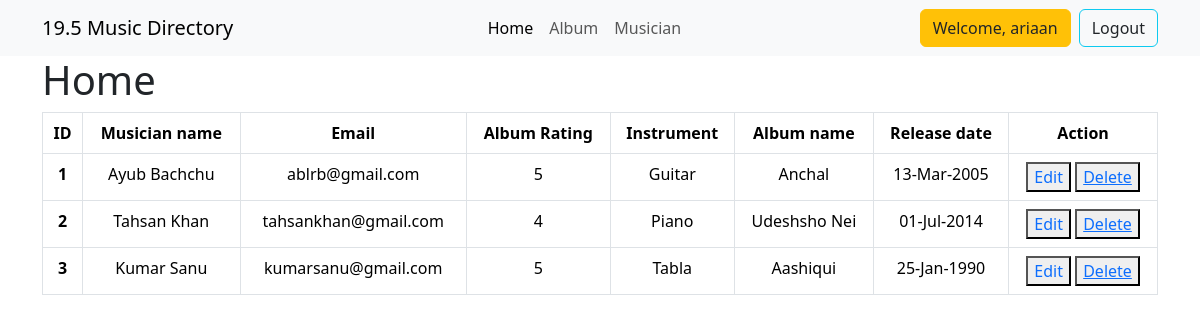
The app's page / (signed in) with its own data.
### musician/models.py (models this page shows)
class Musician(models.Model):
    first_name = models.CharField(max_length=50)
    last_name = models.CharField(max_length=50)
    email = models.EmailField()
    phone = models.CharField(max_length=13)
    instrument = models.CharField(max_length=100)
    def __str__(self):
        return f"Musician: {self.first_name} {self.last_name}"

### album/models.py (models this page shows)
class Album(models.Model):
    class Rating(models.IntegerChoices):
        ONE = 1, "1"
        TWO = 2, "2"
        THREE = 3, "3"
        FOUR = 4, "4"
        FIVE = 5, "5"
    album_title = models.CharField(max_length=100)
    release_date = models.DateField()
    musician = models.ForeignKey(Musician, on_delete=models.CASCADE, default=1)
    rating = models.IntegerField(choices=Rating.choices, default=1)
    def __str__(self):
        return f"Album: {self.album_title}"

### musician_directory/views.py (the view)
# urls.py: path('', views.home.as_view(), name='home'),
class home(ListView):
    template_name = "home.html"
    model = Album
    def get_context_data(self, **kwargs):
        context = super().get_context_data(**kwargs)
        musician_data = Musician.objects.all()
        album_data = Album.objects.all()
        combined_data = []
        counter = 1
        for musician in musician_data:
            for album in album_data:
                if album.musician_id == musician.id:
                    combined_data.append(
                        {"counter": counter, "musician": musician, "album": album}
                    )
                    counter += 1
        context["combined_data"] = combined_data
        print(combined_data)
        for i in combined_data:
            print(i)
        return context

### templates/home.html (shortened to what this page needs)
{% extends 'base.html' %}
{% block content %}
  <h1>Home</h1>
  <div>
    <table class="table text-center border">
      <thead>
        <tr>
          <th scope="col" class="border">ID</th>
          <th scope="col" class="border">Musician name</th>
          <th scope="col" class="border">Email</th>
          <th scope="col" class="border">Album Rating</th>
          <th scope="col" class="border">Instrument</th>
          <th scope="col" class="border">Album name</th>
          <th scope="col" class="border">Release date</th>
          <th scope="col" class="border">Action</th>
        </tr>
      </thead>
      <tbody>
        {% for data in combined_data %}
          <tr>
            <th scope="row">{{ data.counter }}</th>
            <td class="border">{{ data.musician.first_name }} {{ data.musician.last_name }}</td>
            <td class="border">{{ data.musician.email }}</td>
            <td class="border">{{ data.album.rating }}</td>
            <td class="border">{{ data.musician.instrument }}</td>
            <td class="border">{{ data.album.album_title }}</td>
            <td class="border">{{ data.album.release_date|date:"d-M-Y" }}</td>
            <td class="border">
              {% if user.is_authenticated %}
                <button><a class="text-decoration-none" href="{% url 'EditPost' data.album.id %}">Edit</a></button>
                <button><a href="{% url 'album_delete' data.album.id %}">Delete</a></button>
              {% else %}
                <button disabled><a class="text-decoration-none nav-link" href="">Edit</a></button>
                <button disabled><a class="text-decoration-none nav-link" href="">Delete</a></button>
              {% endif %}
            </td>
          </tr>
        {% endfor %}
      </tbody>
    </table>
  </div>
{% endblock %}

### templates/base.html (shortened to what this page needs)
{% load static %}
<!DOCTYPE html>
<html lang="en">
  <head>
    <link rel="stylesheet" href="{% static 'bootstrap-5.3.3-dist/css/bootstrap.min.css' %}" />
  </head>
  <body>
    <header>
      <nav class="navbar navbar-expand-lg bg-body-tertiary">
        <div class="container">
          <a class="navbar-brand" href="/">19.5 Music Directory</a>
          <div class="collapse navbar-collapse" id="navbarSupportedContent">
            <ul class="navbar-nav m-auto mb-2 mb-lg-0">
              <li class="nav-item">
                <a class="nav-link active" aria-current="page" href="{% url 'home' %}">Home</a>
              </li>
              {% if user.is_authenticated %}
                <li class="nav-item">
                  <a class="nav-link" href="{% url 'album' %}">Album</a>
                </li>
                <li class="nav-item">
                  <a class="nav-link" href="{% url 'musician' %}">Musician</a>
                </li>
              {% endif %}
            </ul>
            <div class="d-flex gap-2">
              {% if user.is_authenticated %}
                <span class="btn btn-warning text-dark">Welcome, {{ user }}</span>
                <form method="post" action="{% url 'logout' %}">
                  <button class="btn btn-outline-info text-dark" type="submit">Logout</button>
                </form>
              {% else %}
                <button class="btn btn-outline-info" type="submit"><a href="{% url 'login' %}" class="nav-link text-dark">Login</a></button>
                <button class="btn btn-outline-success" type="submit"><a href="{% url 'signup' %}" class="nav-link text-dark">Signup</a></button>
              {% endif %}
            </div>
          </div>
        </div>
      </nav>
    </header>
    <main class="container">
      {% block content %}
      {% endblock %}
    </main>
  </body>
</html>

### records on screen
Musician: counter "1", musician.first_name "Ayub", musician.last_name "Bachchu", musician.email "ablrb@gmail.com", album.rating "5", musician.instrument "Guitar", album.album_title "Anchal", album.release_date "13-Mar-2005"
Musician: counter "2", musician.first_name "Tahsan", musician.last_name "Khan", musician.email "tahsankhan@gmail.com", album.rating "4", musician.instrument "Piano", album.album_title "Udeshsho Nei", album.release_date "01-Jul-2014"
Musician: counter "3", musician.first_name "Kumar", musician.last_name "Sanu", musician.email "kumarsanu@gmail.com", album.rating "5", musician.instrument "Tabla", album.album_title "Aashiqui", album.release_date "25-Jan-1990"

### other values on screen
{{ user }} "ariaan"
